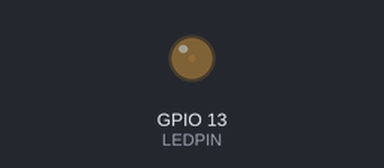
This sketch was run on a simulated ESP32. On the bench: output pins drawn as LEDs (lit = HIGH).

Above: at 0.05 s.
At 1.0 s:
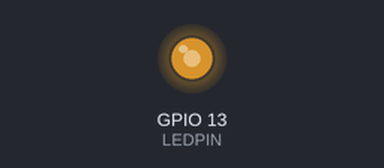
At 1.3 s:
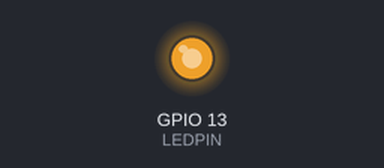
At 1.8 s:
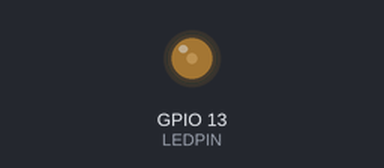
Timing chart, 0 to 5.5 s (numbered marks = the images above):
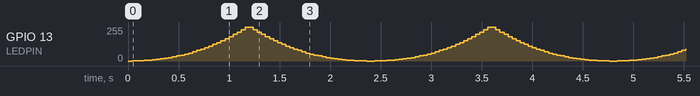

The sketch:

blink.ino
```cpp
constexpr int LEDPIN = 13; // pin number
constexpr int FREQUENCY = 5000;
constexpr int RESOLUTION = 8;
constexpr int STEPS = 30;

// Precomputed gamma brightness lookup table (30 steps, 0..255).
// Human eye perceives brightness logarithmically, so a linear PWM ramp
// looks like a sharp jump at low levels and a long fade at high levels.
// Applying gamma corrects this: PWM = ((step / (STEPS - 1))^2.4) * 255.
// Duplicate values are removed to remove pauses
const int brightnessValuesMap[STEPS] = {
  0,   1,   2,   3,   5,   7,   10,  13,
  17,  21,  26,  32,  38,  45,  52,  60,
  69,  79,  89,  100, 112, 125, 138, 152,
  167, 183, 200, 217, 236, 255
};

void setup() {
  ledcAttach(LEDPIN, FREQUENCY, RESOLUTION);
}

void loop() {
  // fade up
  for (int i = 0; i < STEPS; i++) {
    ledcWrite(LEDPIN, brightnessValuesMap[i]);
    delay(40);
  }

  // fade down
  for (int i = STEPS - 1; i >= 0; i--) {
    ledcWrite(LEDPIN, brightnessValuesMap[i]);
    delay(40);
  }
}
```
